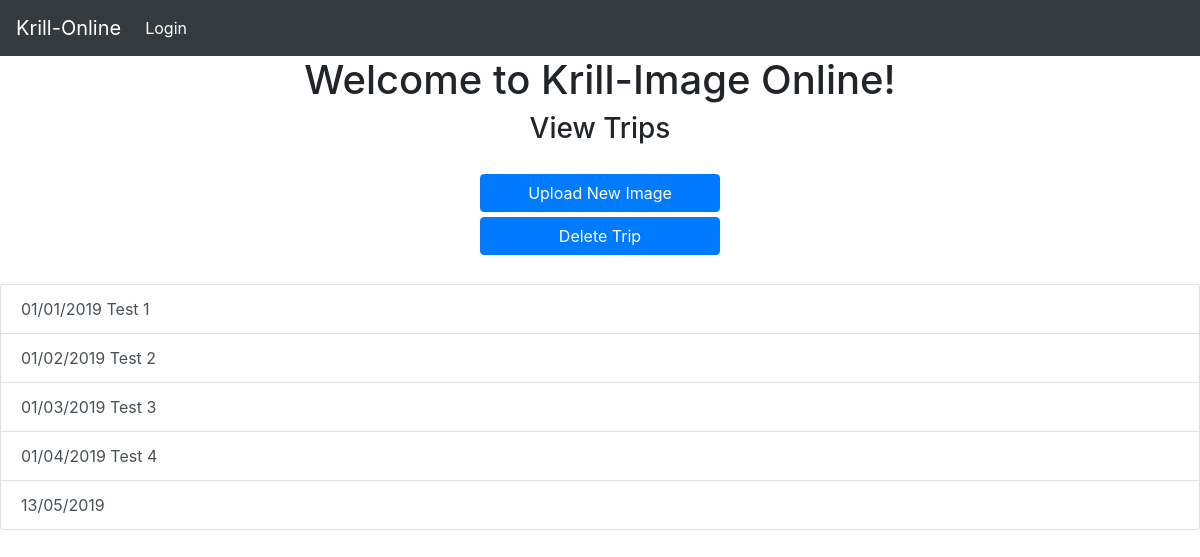
The page /view_trips/ on the database as committed earlier.
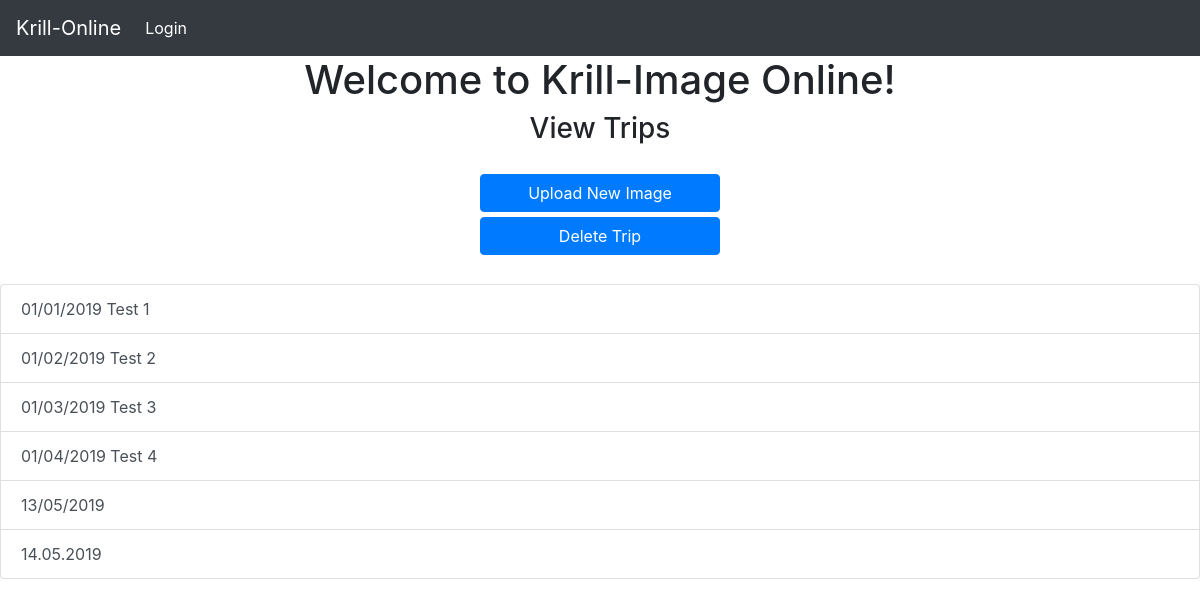
The same page on the database as committed later.
### KrillApp/models.py (models this page shows, shortened)
class Trip(models.Model):
    trip_name = models.CharField(primary_key=True,max_length=100,unique=True)
    user = models.ForeignKey(User, on_delete = models.CASCADE, null=False)
    created_on = models.DateTimeField(default=datetime.now)

### KrillApp/views.py (the view)
# urls.py: path("view_trips/",views.Get_User_Trips,name='view_trips'),
def Get_User_Trips(request):
    sql = 'SELECT * FROM Krillapp_trip;'
    trip_list = []
    trips = Trip.objects.raw(sql)
    for trip in trips:
        trip_list.append(str(trip.trip_name))
    return render(request ,'view_trips.html', {'trip_list':trip_list})

### KrillApp/templates/view_trips.html (shortened to what this page needs)
{% extends 'base.html' %}
{% load static %}
{% block content %}
<link rel="stylesheet" type="text/css" href="{% static 'KrillApp/view_trips.css' %}">
<h3>View Trips</h3>
<br />
    <div id ="view_trips_buttons">
        <a style="display:block" id="trip_button" class="btn btn-primary" href = "{% url 'upload_image_to_trip' %}">Upload New Image </a>
        <a style="display:block" id="delete_trip" ajax-url = "{% url 'delete_trip' %}"  class="btn btn-primary">Delete Trip </a>
    </div>
<br />
<ul ajax-url = "{% url 'get_trip_image_list' %}" id="trip_list" class="list-group">
    {% for i in trip_list %}
    <li  class="list-group-item list-group-item-action">{{ i }}</li>
    {% endfor %}
</ul>
{% endblock %}

### KrillApp/templates/Base.html (shortened to what this page needs)
<!DOCTYPE html>
{% load static %}
<html>
<head>
    <link rel="stylesheet" href="https://maxcdn.bootstrapcdn.com/bootstrap/4.0.0-beta/css/bootstrap.min.css">
    <link rel="stylesheet" href="https://cdnjs.cloudflare.com/ajax/libs/jquery-confirm/3.3.2/jquery-confirm.min.css">
    <link rel="stylesheet" type="text/css" href="{% static 'KrillApp/base.css' %}">
</head>
<body>
    <nav class="navbar navbar-expand-sm bg-dark navbar-dark">
        <a class="navbar-brand" href="{% url 'home' %}">Krill-Online</a>
        <ul class="navbar-nav">
            {% if user.is_authenticated %}
            <li class="nav-item active">
                <a class="nav-link" href="{% url 'create_trip' %}">Create Trip</a>
            </li>
            <li class="nav-item active">
                <a class="nav-link" href="{% url 'view_trips' %}">View Trips</a>
            </li>
            <li class="nav-item active">
                <a class="nav-link" href="{% url 'via' %}">Annotate Images</a>
            </li>
            <li class="nav-item active">
                <a class="nav-link" href="{% url 'logout' %}">Logout</a>
            </li>
            {% else %}
            <li class="nav-item active">
                <a class="nav-link" href="{% url 'login' %}">Login</a>
            </li>
            {% endif %}
        </ul>
    </nav>
    <div class="center">
        <h1> Welcome to Krill-Image Online! </h1>
    </div>
    {% block content %}
    {% endblock %}
</body>
</html>

### KrillApp/static/KrillApp/base.css (style rules this page uses)
.center { margin: 0 auto; text-align: center; }

### KrillApp/static/KrillApp/view_trips.css (style rules this page uses)
h3 { margin: 0 auto; text-align: center; }
#view_trips_buttons { margin: 0 auto; text-align: center; color:white; width: 20%; margin: 0 auto; }
.btn-primary { margin: 2% 0; cursor: pointer; }

Rows that differ between the two databases and show on the page:
added Trip: trip_list "14.05.2019"
